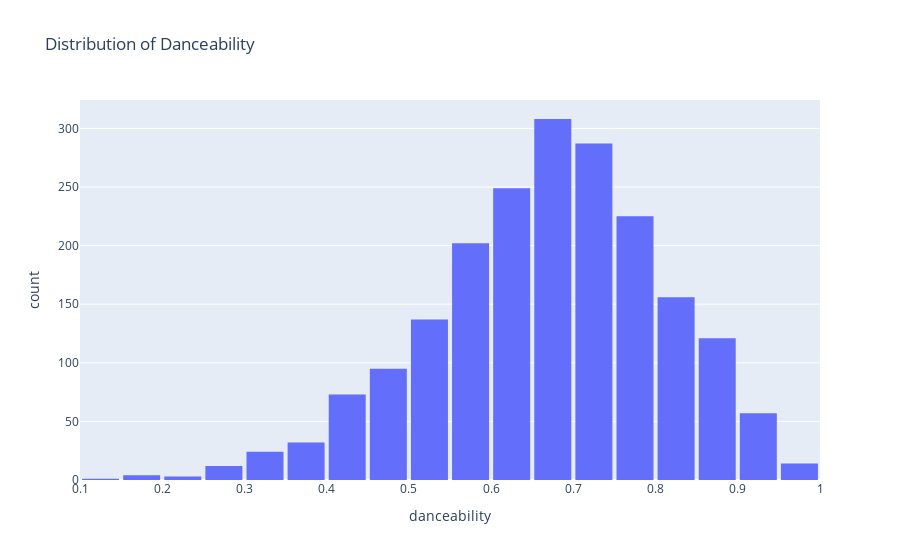

The cell this chart's notebook holds for it:
### Code cell
fig = px.histogram(df,x='danceability', title="Distribution of Danceability", nbins=20)
fig.update_layout(bargap=0.1)
fig.show()

### Figure 1 — Plotly figure (JSON) as saved in the notebook; plotly's stock layout.template omitted (floating-point values rounded to 4 significant figures; data arrays with more than 128 entries replaced by an {"elided": "..."} marker saying what was removed)
{"data": [{"alignmentgroup": "True", "bingroup": "x", "hovertemplate": "danceability=%{x}<br>count=%{y}<extra></extra>", "legendgroup": "", "marker": {"color": "#636efa", "pattern": {"shape": ""}}, "name": "", "nbinsx": 20, "offsetgroup": "", "orientation": "v", "showlegend": false, "type": "histogram", "x": {"elided": "2000 float values"}, "xaxis": "x", "yaxis": "y"}], "layout": {"bargap": 0.1, "barmode": "relative", "legend": {"tracegroupgap": 0}, "title": {"text": "Distribution of Danceability"}, "xaxis": {"anchor": "y", "domain": [0, 1], "title": {"text": "danceability"}}, "yaxis": {"anchor": "x", "domain": [0, 1], "title": {"text": "count"}}}}
